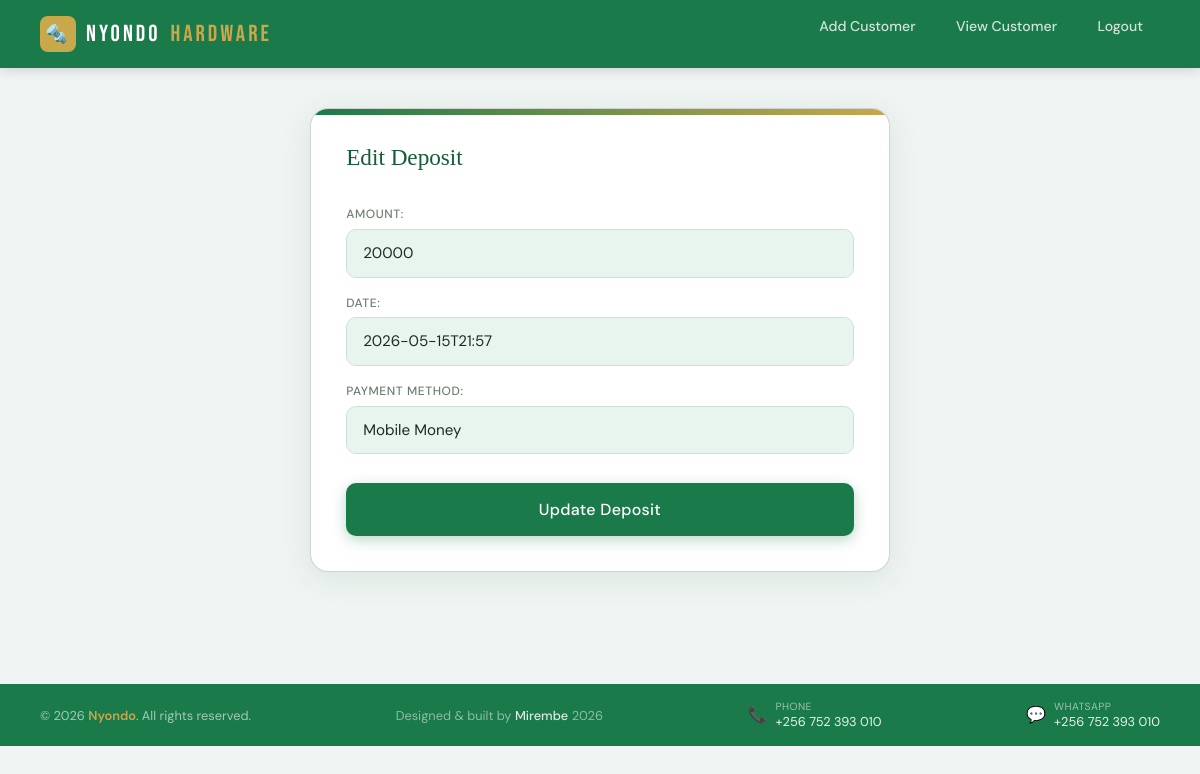
/customer_list/3/ (signed in), run on an earlier commit of the app's database.
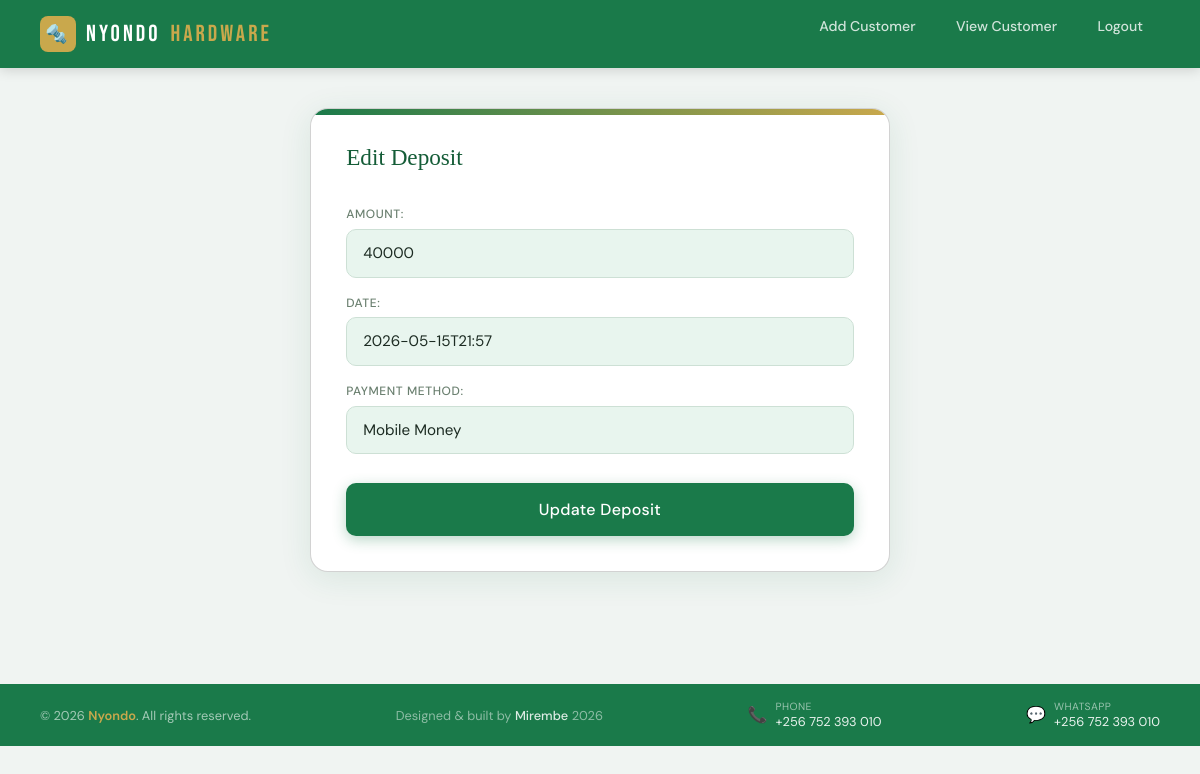
And on a later commit of the database.
### hardwareapp/models.py (models this page shows)
class Register(models.Model):
    name = models.CharField(max_length=255)
    nin = models.CharField(max_length=255)
    phone = models.IntegerField()
    address = models.CharField(max_length=255)
    date = models.CharField(max_length=255, null=True)
    select_product = models.CharField(max_length=255)
    amount = models.IntegerField()
    payment_method = models.CharField(max_length=255)

### hardwareapp/views.py (the view)
# urls.py: path('customer_list/<int:pk>/', views.deposit_review, name='deposit_review'),
@login_required
def deposit_review(request, pk):
    entry = get_object_or_404(Register, pk=pk)
    form = DepositeditForm(request.POST, instance=entry)
    if request.method == 'POST':
        if form.is_valid():
            form.save()
            return redirect('add_customer')
    else:
        form = DepositeditForm(instance=entry)
    return render(request, 'deposit_edit.html', {'form': form})

### hardwareapp/forms.py
class DepositeditForm(forms.ModelForm):
    class Meta():
        model = Register
        fields = ["amount","date","payment_method"]

### hardwareapp/templates/deposit_edit.html (shortened to what this page needs)
{% extends 'base.html' %}
{% block content %}
<nav class="navbar">
  <a href="{% url 'dashboard' %}" style="text-decoration:none;">
  <div class="logo">
      <div class="logo-icon">🔩</div>
      NYONDO <span>HARDWARE</span>
    </div></a>
  <ul class="nav-links">
     <li><a href="{% url 'add_customer' %}">Add Customer</a></li>
    <li><a href="{% url 'customer_list' %}">View Customer</a></li>
     <li><a href="{% url 'logout_view' %}">Logout</a></li>
  </ul>
</nav>
<div class="page">
  <div class="card">
<h2>Edit Deposit</h2>
<form method="POST">
        {{form.as_p}}
        <button type="submit"><a style="color: white; text-decoration: none;" href="{% url 'customer_list' %}">Update Deposit</a></button>
    </form>
    </div>
    </div>
{% endblock %}

What changed in the data, as far as the page shows it:
changed Register "Mobile Money": amount "20000" → "40000"
